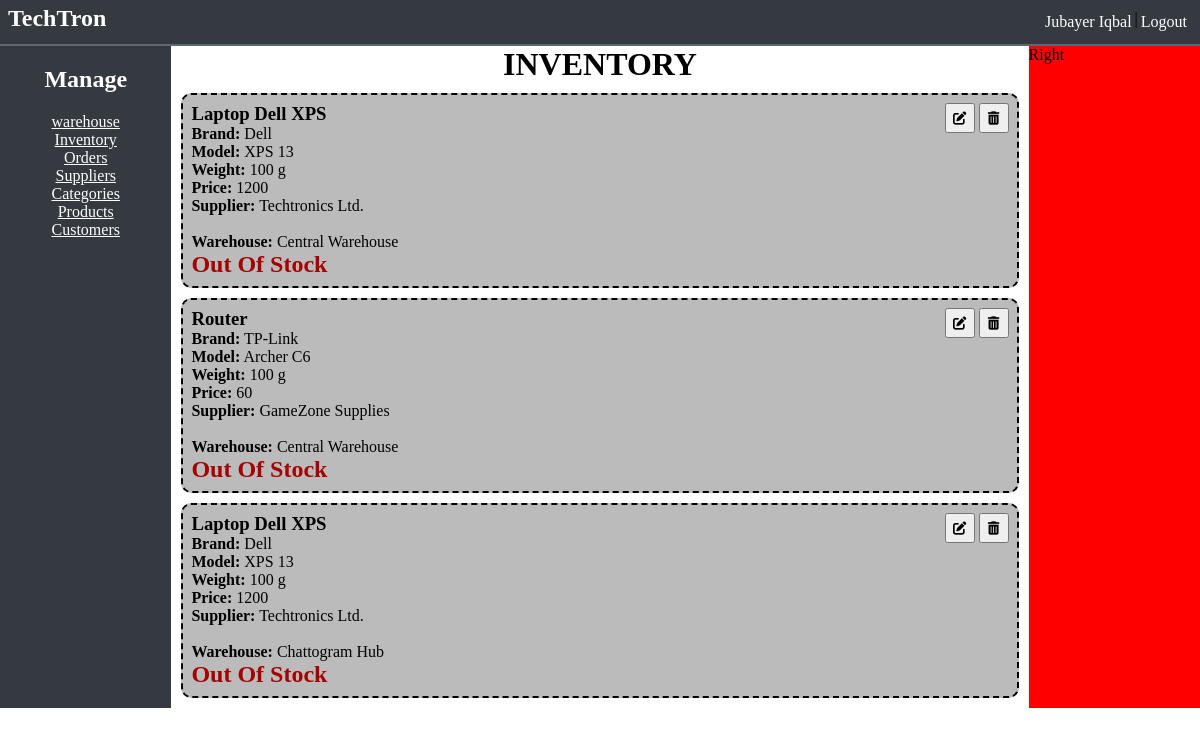
Page /manager/dashboard/?filter=inventory (signed in) on the earlier database version.
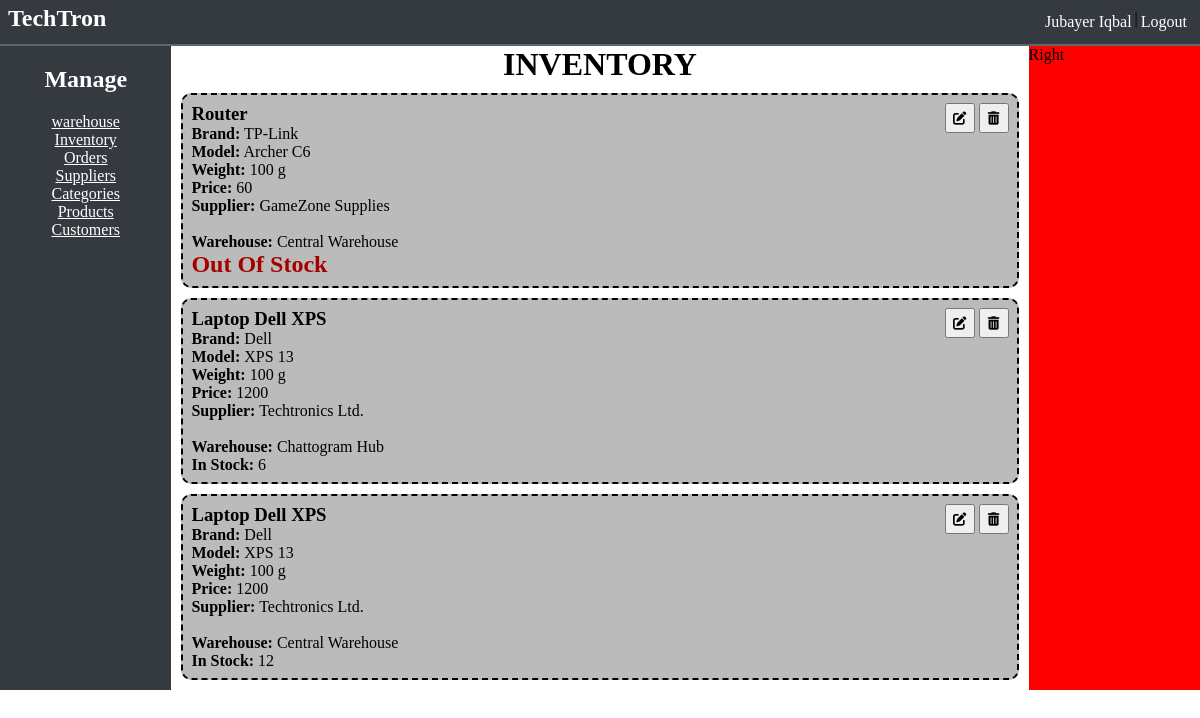
Same page on the later database version.
### manager/models.py (models this page shows, shortened)
class Inventory(models.Model):
    inventory_id = models.AutoField(primary_key=True)
    warehouse = models.ForeignKey(Warehouse, on_delete=models.CASCADE)
    product = models.ForeignKey(Product, on_delete=models.CASCADE)
    location = models.CharField(max_length=200, blank=True, null=True)
    quantity = models.IntegerField()

### manager/views.py (the view, shortened to what this page needs)
# urls.py: path('dashboard/', views.dashboard),
def dashboard(req):
    context = {"mytitle":WEBSITE_NAME}
    if "user_id" not in req.session:
        return redirect('/')
    try:
        user = User.objects.get(email = req.session['user_id'], user_type="manager")
        context['logged_in'] = True
        context['user_name'] = user.first_name + " " + user.last_name
    except Exception as e:
        return redirect('/')
    selected_filter = req.GET.get("filter")
    contents = None
    if(selected_filter == "warehouse" or selected_filter is None):
        warehouses = Warehouse.objects.raw('''SELECT w.warehouse_id, name, CONCAT(area, ', ', district) as location,
                                           COUNT(i.inventory_id) as total_inventory, SUM(quantity) as stock
                                           FROM manager_warehouse w LEFT JOIN manager_inventory i ON w.warehouse_id = i.warehouse_id GROUP BY w.warehouse_id;''')
        contents = warehouses
    elif(selected_filter == "inventory"):
        inventory = Inventory.objects.raw("SELECT inventory_id, location, quantity, w.name as warehouse_name, district, area, product_name, brand, model_number, specs, price, weight, s.name as supplier_name FROM manager_inventory i JOIN manager_warehouse w ON i.warehouse_id = w.warehouse_id JOIN manager_product p ON p.product_id = i.product_id JOIN manager_supplier s ON p.supplier_id = s.supplier_id ORDER BY i.quantity;")
        contents = inventory
    elif selected_filter == "suppliers":
        suppliers = Supplier.objects.filter()
        contents = suppliers
    context['contents'] = contents
    context["selected_filter"] = selected_filter
    return render(req, "manager/dashboard.html", context)

### templates/manager/dashboard.html (shortened to what this page needs)
{% extends "frontview/base.html" %}
{% load static %}
{% block links %}
<link rel="stylesheet" href="{% static 'manager/dashboard.css'%}">
<link rel="stylesheet" href="{% static 'frontview/dashboard.css'%}">
{% endblock links %}
{% block body %}
<div class="main-container">
    <div class="main-container-item">
        <div class="container">
            <div class="container-left">
                <div class="container-left-item" style="padding: 20px;">
                    <h2>Manage</h2>
                </div>
                <div class="container-left-item">
                    <p><a href="?filter=warehouse">warehouse</a></p>
                </div>
                <div class="container-left-item">
                    <p><a href="?filter=inventory">Inventory</a></p>
                </div>
                <div class="container-left-item">
                    <p><a href="?filter=orders">Orders</a></p>
                </div>
                <div class="container-left-item">
                    <p><a href="?filter=suppliers">Suppliers</a></p>
                </div>
                <div class="container-left-item">
                    <p><a href="?filter=categories">Categories</a></p>
                </div>
                <div class="container-left-item">
                    <p><a href="?filter=products">Products</a></p>
                </div>
                <div class="container-left-item">
                    <p><a href="?filter=customers">Customers</a></p>
                </div>
            </div>
            <div class="container-mid">
                {% if selected_filter == None%}
                <h1 style="text-align: center;">{{"WAREHOUSE"|upper}}</h1>
                {% else %}
                <h1 style="text-align: center;">{{selected_filter|upper}}</h1>
                {% endif%}
                {% for content in contents%}
                {% if selected_filter == "warehouse" or selected_filter == None %}
                {% include 'manager/section_warehouse.html' %}
                {% elif selected_filter == "inventory" %}
                {% include 'manager/section_inventory.html' %}
                {% elif selected_filter == "customers" %}
                {% include 'manager/section_customers.html' %}
                {% elif selected_filter == "suppliers" %}
                {% include 'manager/section_suppliers.html' %}
                {% elif selected_filter == "categories" %}
                {% include 'manager/section_categories.html' %}
                {% elif selected_filter == "products" %}
                {% include 'manager/section_products.html' %}
                {% elif selected_filter == "orders" %}
                {% include 'manager/section_orders.html' %}
                {% endif %}
                {% endfor %}
            </div>
            <div class="container-right">Right</div>
        </div>
    </div>
</div>
{% endblock body %}

### templates/manager/section_inventory.html
<div class="card">
    <div class="card-info">
        <div class="card-item">
            <h3>{{content.product_name}}</h3>
        </div>
        <div class="card-item">
            <b>Brand:</b> {{content.brand}}
        </div>
        <div class="card-item">
            <b>Model:</b> {{content.model_number}}
        </div>
        <div class="card-item">
            <b>Weight:</b> {{content.weight}} g
        </div>
        <div class="card-item">
            <b>Price:</b> {{content.price}}
        </div>
        <div class="card-item">
            <b>Supplier:</b> {{content.supplier_name}}
        </div>
        <br>
        <div class="card-item">
            <b>Warehouse:</b> {{content.warehouse_name}}
        </div>
        {% if content.quantity > 0 %}
        <div class="card-item">
            <b>In Stock:</b> {{content.quantity}}
        </div>
        {% else %}
        <div class="card-item">
            <h2 style="color: rgb(164, 0, 0);">Out Of Stock</h2>
        </div>
        {% endif %}
    </div>
    <div class="card-options">
        <button>
            <i class="fa-solid fa-pen-to-square"></i>
        </button>
        <button>
            <i class="fas fa-trash-alt"></i>
        </button>
    </div>
</div>

Differences in the rows shown:
changed Inventory "Chattogram Hub": quantity (not shown) → "6"; quantity "Out Of Stock" → "In Stock:"
changed Inventory (number 3 of 3 on the later page): quantity (not shown) → "12"; quantity "Out Of Stock" → "In Stock:"; moves down the list
